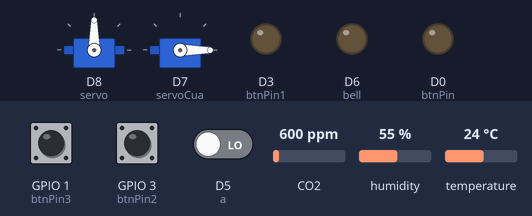
The sketch below on a simulated ESP8266 (NodeMCU). On the bench: 2 × servo, output pins drawn as LEDs (lit = HIGH). The inputs (shaded band) are chosen by the test bench; at power-on: GPIO 1 (btnPin3) LOW, GPIO 3 (btnPin2) LOW, D5 (a) LOW, CO2 600 ppm, humidity 55 %, temperature 24 °C. WiFi joins after 1.5 s; servers stay silent unless stated; what the sketch prints to the serial monitor is not drawn.

Above: at 3.0 s.
3.1 s: GPIO 1 (btnPin3) pulled HIGH for 0.15 s
At 3.19 s:
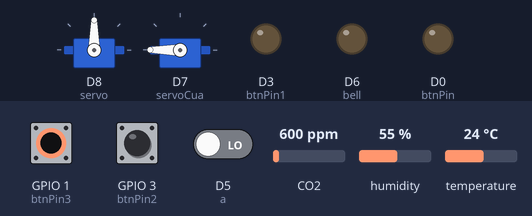
4.7 s: GPIO 3 (btnPin2) pulled HIGH for 0.15 s
At 4.84 s:
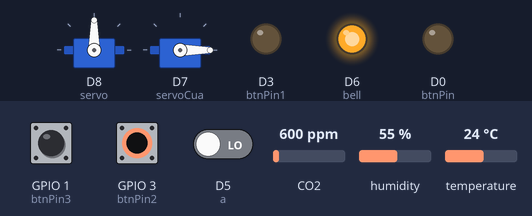
Timing chart, 0 to 7.7 s (numbered marks = the images above; inputs shaded):
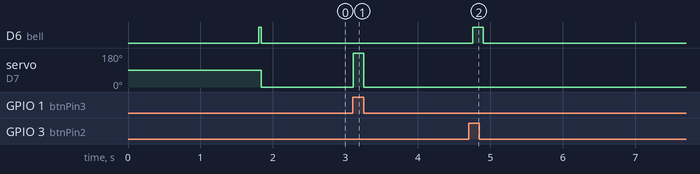

The sketch:

project_smat_room_Blynk.ino
```cpp
// (licence header left out)
/* Comment this out to disable prints and save space */
#define BLYNK_PRINT Serial
#include <Wire.h>
#include <LiquidCrystal_I2C.h>
#include <SimpleTimer.h>
#include <DHT.h>
#include <ESP8266WiFi.h>
#include <BlynkSimpleEsp8266.h>
#include "MQ135.h"
#include <Wire.h>
#define PIN_MQ135 A0
#include <Servo.h>
MQ135 mq135_sensor = MQ135(PIN_MQ135);
//BlynkTimer timer;

SimpleTimer timer;
byte degree[8] = {
  0B01110,
  0B01010,
  0B01110,
  0B00000,
  0B00000,
  0B00000,
  0B00000,
  0B00000
};
// You should get Auth Token in the Blynk App.
// Go to the Project Settings (nut icon).
char auth[] = "lLsKmvxXb7mBd2X1lSRrjNLJfiylSGMr";

// Your WiFi credentials.
// Set password to "" for open networks.
char ssid[] = "Leeminhho";
char pass[] = "lemin24049898";
//LiquidCrystal_I2C lcd(0x27,16,4);
const int DHTPIN = D4 ;
const int DHTTYPE = DHT11;
int giatriquangtro = 0;
DHT dht(DHTPIN, DHTTYPE); // Cau hinh chan DHT

//SimpleTimer timer;        // Su dung timer
float h = 0;
float t = 0;

//Ham gui du lieu
// Select your pin with physical button
const int btnPin = D0;
const int btnPin1 = D3;
const int btnPin2 = D9;
const int btnPin3 = D10;
//const int quangtro = D8;
const int bell = D6;
//const int b = D6; //Thiết đặt chân analog đọc quang trở
const int a = D5;
int nguoi = 0;
int servoCua = D7;
int servo = D8;
int cambienmua = D2;
Servo myservo1;
Servo myservo2;

WidgetLED led3(V2);
WidgetLED led2(V6);
WidgetLED led4(V7);


// V3 LED Widget represents the physical button state
boolean btnState = false;
boolean btnState1 = false;
boolean btnState2 = false;
void buttonLedWidget()
{
  // Read button
  boolean isPressed = (digitalRead(btnPin) == LOW);

  // If state has changed...
  if (isPressed != btnState) {
    if (isPressed) {
      led3.off();
    } else {
      led3.on();
    }
    btnState = isPressed;
  }

}
void buttonLedWidget1()
{
    // Read button
  boolean isPressed1 = (digitalRead(btnPin1) == LOW);

  // If state has changed...
  if (isPressed1 != btnState1) {
    if (isPressed1) {
      led2.off();
    } else {
      led2.on();
    }
    btnState1 = isPressed1;
  }

}
void buttonLedWidget2()
{
    // Read button
  boolean isPressed2 = (digitalRead(btnPin2) == LOW);

  // If state has changed...
  if (isPressed2 != btnState2) {
    if (isPressed2) {
      led4.off();
    } else {
      led4.on();
    }
    btnState2 = isPressed2;
  }
}
void sendSensor()
{
  h = dht.readHumidity();     //Doc gia tri do am
  t = dht.readTemperature();  //Doc gia tri nhiet do

  // Gan du lieu vao bien virtual de hien thi len blynk
  // Chi nen gan 10 bien tro xuong
  delay(10);
  Blynk.virtualWrite(V0, h);
  Blynk.virtualWrite(V1, t);
  // Luu y nen ban khong du energy thi co the bo qua v2 va v3
  //Blynk.virtualWrite(V2, led);
  //Blynk.virtualWrite(V3, t);
}
void gas(float temperature, float humidity) {
  float ppm = mq135_sensor.getPPM();
  float correctedPPM = mq135_sensor.getCorrectedPPM(temperature, humidity);
  Blynk.virtualWrite(V3, ppm);
  Blynk.virtualWrite(V4, correctedPPM);
  Blynk.virtualWrite(V5, PIN_MQ135);
  Serial.print("PPM: ");
 Serial.print(ppm);
 Serial.print("\t Corrected PPM: ");
 Serial.print(correctedPPM);
 Serial.println("ppm");
if(ppm>=15){
  digitalWrite(btnPin,LOW);
  digitalWrite(btnPin1,LOW);
  Blynk.notify("Cảnh báo: có dò khí gas");
  digitalWrite(bell, LOW);
}
else
digitalWrite(bell, HIGH);
}
/*void demnguoi(const int a, const int b){
  if(digitalRead(a)==HIGH&&digitalRead(b)==LOW){
    delay(500);
    if(digitalRead(a)==LOW&&digitalRead(b)==LOW){
      nguoi++;
    }
  }
   if(digitalRead(b)==HIGH&&digitalRead(a)==LOW){
    delay(500);
    if(digitalRead(b)==LOW&&digitalRead(a)==LOW){
      if(nguoi <= 0)
      return;
      nguoi--;
    }
  }
  Serial.println(nguoi);
  lcd.setCursor(0,2);
    lcd.print("So nguoi:  ");
    lcd.print(nguoi);
}*/

void Auto(){
  if(digitalRead(btnPin2) == HIGH){
  //  lcd.setCursor(0,3);
  //  lcd.print("Che do Auto . . .");
    if(digitalRead(a)==HIGH){
    Blynk.notify("Cảnh báo: Có người trong nhà");
    digitalWrite(bell, LOW);

   // giatriquangtro=0;
    return;
    }
   if(digitalRead(a)==LOW){
    digitalWrite(bell, HIGH);
    return;
    }
   /* if(giatriquangtro == 0)
    {
      if (nguoi > 0)
      {
          if(digitalRead(quangtro)==HIGH){
            giatriquangtro=1;
          digitalWrite(btnPin1, LOW);
          }
      }
    }*/
  }
  else{
    // lcd.setCursor(0,3);
   // lcd.print("                 ");
      return;
  }
}
void Cua(){
  if(digitalRead(btnPin3) == HIGH){
    for(int i=0;i<=180;i++){
     myservo2.write(i);
    }
  }
  if(digitalRead(btnPin3) == LOW){
    for(int j=180;j>=0;j--){
     myservo2.write(j);
    }
  }
 }
void setup()
{
  // Debug console
  Serial.begin(9600);
 // lcd.init();
 // lcd.backlight();
  //lcd.createChar(1, degree);
  pinMode(PIN_MQ135, INPUT);
  Blynk.begin(auth, ssid, pass);
  dht.begin();                          // Khoi tao DHT
  pinMode(btnPin, INPUT_PULLUP);
 // timer.setInterval(500L, sendSensor); //1s doc cam bien 1 lan
 // timer.setInterval(500L, buttonLedWidget);
  // timer.setInterval(500L, buttonLedWidget1);
    pinMode(btnPin,OUTPUT);
   digitalWrite(btnPin,LOW);
   pinMode(btnPin1,OUTPUT);
   digitalWrite(btnPin1,LOW);
   pinMode(bell,OUTPUT);
   digitalWrite(bell, HIGH);
    pinMode(a, INPUT);
   // Wire.begin(D7, D8); /* join i2c bus with SDA=D7 and SCL=D8 of NodeMCU */
   myservo1.attach(servo);
   myservo2.attach(servoCua);
//  pinMode(b, INPUT);
  // You can also specify server:
  //Blynk.begin(auth, ssid, pass, "blynk-cloud.com", 80);
// Blynk.begin(auth, ssid, pass, IPAddress(192,168,1,100), 8080);
}

void loop()
{
  Blynk.run();
  sendSensor();
  buttonLedWidget();
  buttonLedWidget1();
  buttonLedWidget2();
  gas(t,h);
 // timer.run();
  Auto();
   Cua();
  Serial.print("Nhiet Do: ");
  Serial.print(t);
  Serial.print(" Do am: ");
  Serial.print(h);
//  Serial.println(giatriQuangtro);
  Serial.println("");
 /* lcd.setCursor(0,0);
    lcd.print("Nhiet do: ");
    lcd.print(round(t));
    lcd.write(1);
    lcd.print("C");

    lcd.setCursor(0,1);
    lcd.print("Do am: ");
    lcd.print(round(h));
    lcd.print("%");
  //delay (500);*/

  // You can inject your own code or combine it with other sketches.
  // Check other examples on how to communicate with Blynk. Remember
  // to avoid delay() function!
}
```

Measured:
- after the input at 3.1 s, servo on D7 (servoCua): 0° → 180° at once, → 0° 0.14 s later
- after the input at 4.7 s, D6 (bell): LOW → HIGH after 0.06 s, → LOW 0.14 s later
